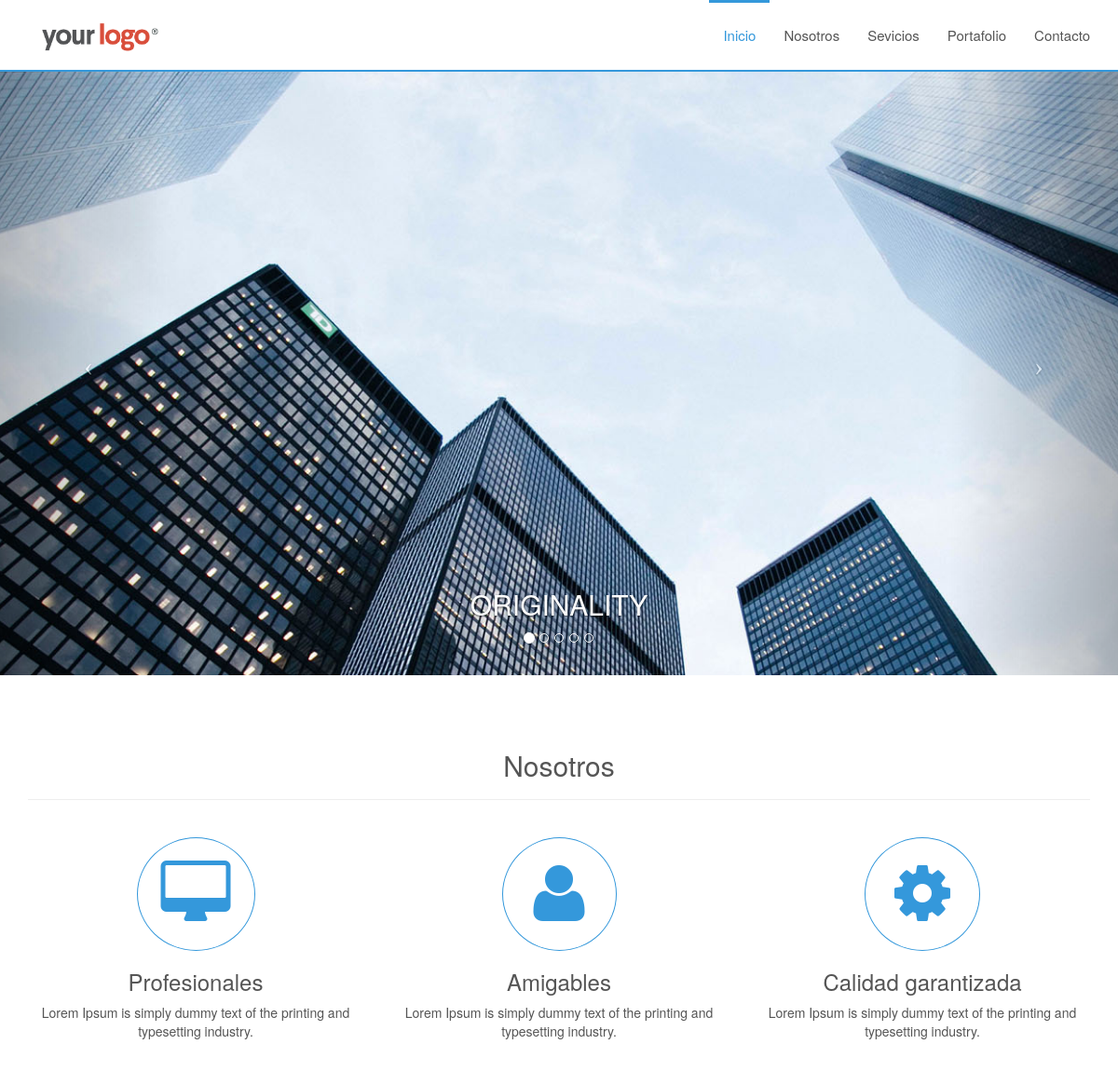
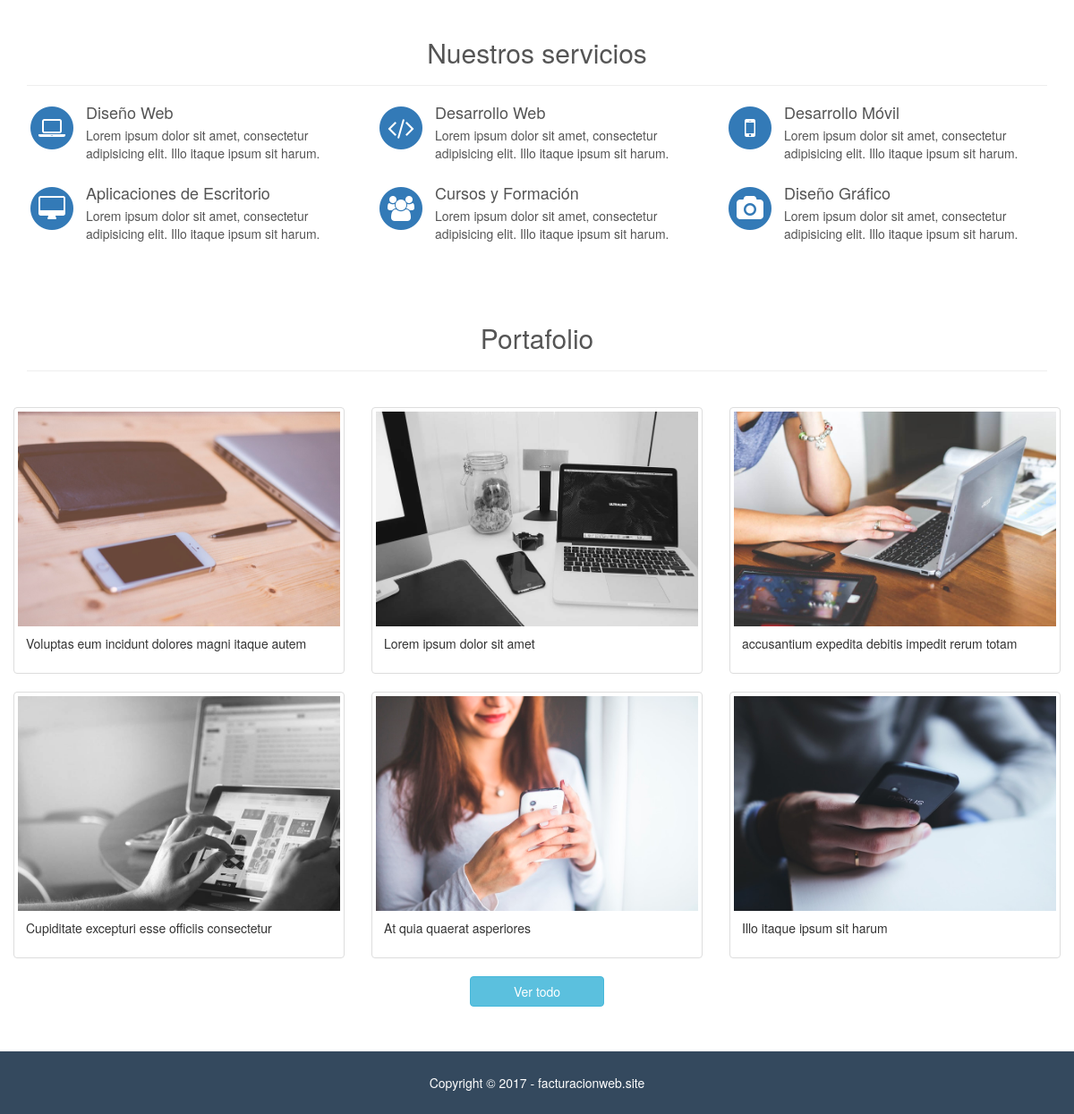
The page /home on the database its author committed (2 pictures, top to bottom).
### tables this page shows
CREATE TABLE `is_portfolio` (
  `portfolio_id` int(11) NOT NULL,
  `title` varchar(255) NOT NULL,
  `image` varchar(100) NOT NULL
);

### pages/home/view.php (the view, shortened to what this page needs)
<br><br>
<div class="row">
    <div class="col-lg-12">
        <h2 style="padding-bottom: 20px" class="page-header center">
           Nosotros
        </h2>
        <br>
    </div>
    <div class="col-lg-4 profesional center">
        <i class="fa fa-desktop"></i>
        <h3>Profesionales</h3>
        <p>Lorem Ipsum is simply dummy text of the printing and typesetting industry.</p>
    </div>
    <div class="col-lg-4 friendly center">
        <i class="fa fa-user"></i>
        <h3>Amigables</h3>
        <p>Lorem Ipsum is simply dummy text of the printing and typesetting industry.</p>
    </div>
    <div class="col-lg-4 suitable center">
        <i class="fa fa-cog"></i>
        <h3>Calidad garantizada</h3>
        <p>Lorem Ipsum is simply dummy text of the printing and typesetting industry.</p>
    </div>
</div>
<br><br>
<div class="row">
    <div class="col-lg-12">
        <h2 style="padding-bottom: 20px" class="page-header center">Nuestros servicios</h2>
    </div>
    <div class="col-md-4">
        <div class="media">
            <div class="pull-left">
                <span class="fa-stack fa-2x">
                      <i class="fa fa-circle fa-stack-2x text-primary"></i>
                      <i class="fa fa-laptop fa-stack-1x fa-inverse"></i>
                </span>
            </div>
            <div class="media-body">
                <h4 class="media-heading">Diseño Web</h4>
                <p>Lorem ipsum dolor sit amet, consectetur adipisicing elit. Illo itaque ipsum sit harum.</p>
            </div>
        </div>
        <div class="media">
            <div class="pull-left">
                <span class="fa-stack fa-2x">
                      <i class="fa fa-circle fa-stack-2x text-primary"></i>
                      <i class="fa fa-desktop fa-stack-1x fa-inverse"></i>
                </span>
            </div>
            <div class="media-body">
                <h4 class="media-heading">Aplicaciones de Escritorio</h4>
                <p>Lorem ipsum dolor sit amet, consectetur adipisicing elit. Illo itaque ipsum sit harum.</p>
            </div>
        </div>
    </div>
    <div class="col-md-4">
        <div class="media">
            <div class="pull-left">
                <span class="fa-stack fa-2x">
                      <i class="fa fa-circle fa-stack-2x text-primary"></i>
                      <i class="fa fa-code fa-stack-1x fa-inverse"></i>
                </span>
            </div>
            <div class="media-body">
                <h4 class="media-heading">Desarrollo Web</h4>
                <p>Lorem ipsum dolor sit amet, consectetur adipisicing elit. Illo itaque ipsum sit harum.</p>
            </div>
        </div>
        <div class="media">
            <div class="pull-left">
                <span class="fa-stack fa-2x">
                      <i class="fa fa-circle fa-stack-2x text-primary"></i>
                      <i class="fa fa-users fa-stack-1x fa-inverse"></i>
                </span>
            </div>
            <div class="media-body">
                <h4 class="media-heading">Cursos y Formación</h4>
                <p>Lorem ipsum dolor sit amet, consectetur adipisicing elit. Illo itaque ipsum sit harum.</p>
            </div>
        </div>
    </div>
    <div class="col-md-4">
        <div class="media">
            <div class="pull-left">
                <span class="fa-stack fa-2x">
                      <i class="fa fa-circle fa-stack-2x text-primary"></i>
                      <i class="fa fa-mobile fa-stack-1x fa-inverse"></i>
                </span>
            </div>
            <div class="media-body">
                <h4 class="media-heading">Desarrollo Móvil</h4>
                <p>Lorem ipsum dolor sit amet, consectetur adipisicing elit. Illo itaque ipsum sit harum.</p>
            </div>
        </div>
        <div class="media">
            <div class="pull-left">
                <span class="fa-stack fa-2x">
                      <i class="fa fa-circle fa-stack-2x text-primary"></i>
                      <i class="fa fa-camera fa-stack-1x fa-inverse"></i>
                </span>
            </div>
            <div class="media-body">
                <h4 class="media-heading">Diseño Gráfico</h4>
                <p>Lorem ipsum dolor sit amet, consectetur adipisicing elit. Illo itaque ipsum sit harum.</p>
            </div>
        </div>
    </div>
</div>
<br><br>
<div class="row">
    <div class="col-lg-12">
        <h2 style="padding-bottom: 20px" class="page-header center">
            Portafolio
        </h2>
        <br>
    </div>
    <div class="row">
        <?php
        $query = mysqli_query($mysqli, "SELECT * FROM is_portfolio ORDER BY portfolio_id DESC LIMIT 6")
                                        or die('Hubo un error en la consulta : '.mysqli_error($mysqli));
        while($data = mysqli_fetch_assoc($query)) {
        ?>
            <div class="col-sm-4 col-md-4">
                <div class="thumbnail">
                    <a data-toggle="modal" class="open_modal" href="#" data-id="<?php echo $data['portfolio_id']; ?>">
                        <img src="images/portfolio/<?php echo $data['image']; ?>" alt="Portfolio">
                    </a>
                    <div class="caption">
                        <p><?php echo $data['title']; ?></p>
                    </div>
                </div>
            </div>
        <?php
        }
        ?>
    </div>
    <div class="row">
        <div class="col-lg-12 col-md-12 center">
            <a style="width:150px" href="portfolio" class="btn btn-info"> Ver todo</a>
        </div>
    </div>
</div>

### main.php (shortened to what this page needs)
<!DOCTYPE html>
<html lang="es">
    <head>
        <link href="assets/css/bootstrap.min.css" rel="stylesheet" type="text/css">
        <link href="assets/css/modern-business.css" rel="stylesheet" type="text/css">
        <link href="assets/font-awesome/css/font-awesome.min.css" rel="stylesheet" type="text/css">
        <link rel="stylesheet" href="assets/css/owl.carousel.css" type="text/css">
        <link href="assets/css/style.css" rel="stylesheet" type="text/css">
    </head>
    <body >
        <nav class="navbar navbar-inverse navbar-fixed-top" role="navigation">
            <div class="container">
                <div class="navbar-header">
                    <a class="navbar-brand" href="home">
                        <img src="images/logo.png" height="50">
                    </a>
                </div>
                <div class="collapse navbar-collapse" id="bs-example-navbar-collapse-1">
                    <?php include "navbar-menu.php" ?>
                </div>
            </div>
        </nav>
    <?php
    if ($_GET['page']=='home') { ?>
        <header id="myCarousel" class="carousel slide">
            <ol class="carousel-indicators">
                <li data-target="#myCarousel" data-slide-to="0" class="active"></li>
                <li data-target="#myCarousel" data-slide-to="1"></li>
                <li data-target="#myCarousel" data-slide-to="2"></li>
                <li data-target="#myCarousel" data-slide-to="3"></li>
                <li data-target="#myCarousel" data-slide-to="4"></li>
            </ol>
            <div class="carousel-inner">
                <div class="item active">
                    <div class="fill" style="background-image:url('images/slide/slide1.jpg');"></div>
                    <div class="carousel-caption">
                        <h2>ORIGINALITY</h2>
                    </div>
                </div>
            </div>
            <a class="left carousel-control" href="#myCarousel" data-slide="prev">
                <span class="icon-prev"></span>
            </a>
            <a class="right carousel-control" href="#myCarousel" data-slide="next">
                <span class="icon-next"></span>
            </a>
        </header>
    <?php
    }
    ?>
        <div style="min-height:400px" class="container">
            <?php include "content.php"; ?>
        </div>
        <footer style="margin-bottom:0">
            <div class="container">
                <div class="row">
                    <div class="col-lg-12">
                        <p>Copyright &copy; 2017 - <a href="http://facturacionweb.site/">facturacionweb.site</a></p>
                    </div>
                </div>
            </div>
        </footer>
    </body>
</html>

### navbar-menu.php
<ul class="nav navbar-nav navbar-right">
<?php
if ($_GET["page"]=="home") { ?>
	<li class="active">
	    <a href="home"> Inicio </a>
	</li>
<?php
}
else { ?>
	<li>
        <a href="home"> Inicio </a>
    </li>
<?php
}
if ($_GET["page"]=="about") { ?>
  <li class="active">
      <a href="about"> Nosotros </a>
  </li>
<?php
}
else { ?>
  <li>
        <a href="about"> Nosotros </a>
    </li>
<?php
}
if ($_GET["page"]=="service") { ?>
  <li class="active">
        <a href="service"> Servicios </a>
    </li>
<?php
}
else { ?>
  <li>
        <a href="service"> Sevicios </a>
    </li>
<?php
}
if ($_GET["page"]=="portfolio") { ?>
  <li class="active">
        <a href="portfolio"> Portafolio </a>
    </li>
<?php
}
else { ?>
  <li>
        <a href="portfolio"> Portafolio </a>
    </li>
<?php
}
if ($_GET["page"]=="contact") { ?>
	<li class="active">
        <a href="contact"> Contacto </a>
    </li>
<?php
}
else { ?>
	<li>
        <a href="contact"> Contacto </a>
    </li>
<?php
}
?>
</ul>

### content.php (shortened to what this page needs)
<?php
if ($_GET['page'] == 'home') {
	include "pages/home/view.php";
}
?>

### assets/css/modern-business.css (style rules this page uses)
html, body { height: 100%; }
body { padding-top: 50px; }
header.carousel { height: 50%; }
header.carousel .item, header.carousel .item.active, header.carousel .carousel-inner { height: 100%; }
header.carousel .fill { width: 100%; height: 100%; background-position: center; background-size: cover; }
footer { margin: 50px 0; }

### assets/css/style.css (style rules this page uses)
body { font-family: "Helvetica Neue", Helvetica, Arial, sans-serif; font-size: 14px; line-height: 1.42857143; color: #555; background-color: #fff; }
.navbar-inverse { background-color: #ffffff; border-bottom: 2.5px solid #3498db; }
.navbar-inverse .navbar-brand { color: #3498db; }
.navbar-brand { float: left; font-size: 20px; height: 75px; line-height: 42px; padding: 15px; }
.navbar-inverse .navbar-nav > .active > a, .navbar-inverse .navbar-nav > .active > a:focus, .navbar-inverse .navbar-nav > .active > a:hover { background-color: #fff; color: #3498db; border-top: 3px solid #3498db; }
.navbar-inverse .navbar-nav > li > a { color: #555555; border-top: 3px solid #fff; }
.navbar-nav > li > a { padding-bottom: 15px; padding-top: 15px; line-height: 40px; font-size: 15px; }
header.carousel { height: 90%; }
header a { font-size: 32px; color: #fff; padding-top: 500px; }
.center { text-align: center; }
.right { text-align: right; }
.profesional i { font-size: 70px; color: #3498db; border: 1px solid #3498db; border-radius: 50%; padding: 25px 25px 25px 25px; }
.friendly i { font-size: 70px; color: #3498db; border: 1px solid #3498db; border-radius: 50%; padding: 25px 33px 25px 33px; }
.suitable i { font-size: 70px; color: #3498db; border: 1px solid #3498db; border-radius: 50%; padding: 25px 31px 25px 31px; }
footer { background: #34495e none repeat scroll 0 0; padding: 25px 0 15px 0; width: 100%; position: absolute; text-align: center; color: #fff; }
footer a { color: #fff; }
a { color: #3498db; text-decoration: none; }

### rows shown on the page
is_portfolio: image (picture), title "Voluptas eum incidunt dolores magni itaque autem"
is_portfolio: image (picture), title "Lorem ipsum dolor sit amet"
is_portfolio: image (picture), title "accusantium expedita debitis impedit rerum totam"
is_portfolio: image (picture), title "Cupiditate excepturi esse officiis consectetur"
is_portfolio: image (picture), title "At quia quaerat asperiores"
is_portfolio: image (picture), title "Illo itaque ipsum sit harum"
